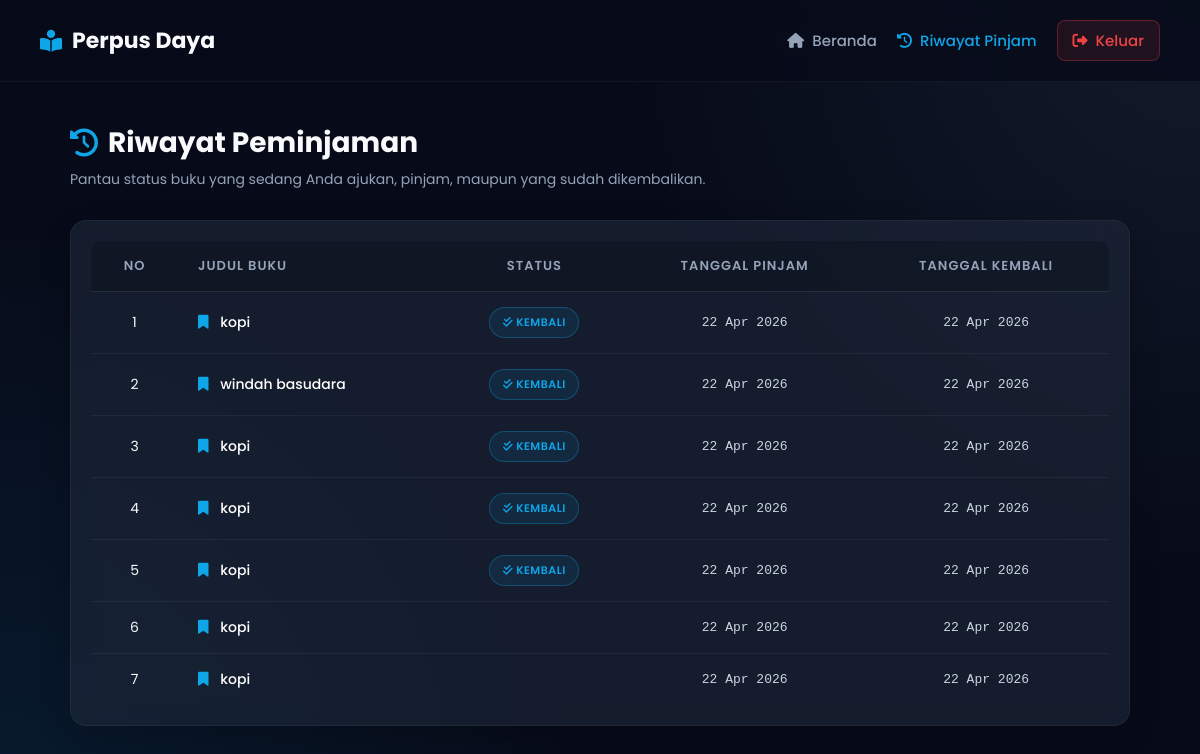
The page /user/riwayat.php (signed in) on the database its author committed.
### tables this page shows
CREATE TABLE `peminjaman` (
  `id` int(11) NOT NULL,
  `user_id` int(11) DEFAULT NULL,
  `buku_id` int(11) DEFAULT NULL,
  `tanggal_pinjam` datetime DEFAULT NULL,
  `tanggal_kembali` datetime DEFAULT NULL,
  `status` enum('menunggu','dipinjam','menunggu_kembali','kembali','ditolak') DEFAULT 'menunggu'
);

CREATE TABLE `buku` (
  `id` int(11) NOT NULL,
  `judul` varchar(255) DEFAULT NULL,
  `penulis` varchar(255) DEFAULT NULL,
  `stok` int(11) DEFAULT NULL,
  `gambar` varchar(255) DEFAULT NULL
);

### user/riwayat.php (the view, shortened to what this page needs)
<?php
include __DIR__."/../config/koneksi.php";
$user_id = $_SESSION['id'];
$data = mysqli_query($conn,"
SELECT peminjaman.*, buku.judul
FROM peminjaman
JOIN buku ON buku.id = peminjaman.buku_id
WHERE peminjaman.user_id='$user_id'
ORDER BY peminjaman.id DESC
");
?>
<!DOCTYPE html>
<html lang="id">
<head>
    <link rel="stylesheet" href="https://cdnjs.cloudflare.com/ajax/libs/font-awesome/6.4.0/css/all.min.css">
</head>
<body>
    <div class="navbar">
        <div class="brand">
            <i class="fa-solid fa-book-open-reader"></i> Perpus Daya
        </div>
        <div class="nav-links">
            <a href="dashboard.php"><i class="fa-solid fa-house"></i> Beranda</a>
            <a href="riwayat.php" class="active"><i class="fa-solid fa-clock-rotate-left"></i> Riwayat Pinjam</a>
            <a href="../logout.php" class="logout"><i class="fa-solid fa-right-from-bracket"></i> Keluar</a>
        </div>
    </div>
    <div class="container">
        <div class="page-header">
            <h2><i class="fa-solid fa-clock-rotate-left"></i> Riwayat Peminjaman</h2>
            <p>Pantau status buku yang sedang Anda ajukan, pinjam, maupun yang sudah dikembalikan.</p>
        </div>
        <div class="table-container">
            <table>
                <thead>
                    <tr>
                        <th>No</th>
                        <th>Judul Buku</th>
                        <th>Status</th>
                        <th>Tanggal Pinjam</th>
                        <th>Tanggal Kembali</th>
                    </tr>
                </thead>
                <tbody>
                    <?php
                    $no = 1;
                    while($d = mysqli_fetch_assoc($data)){
                    ?>
                    <tr>
                        <td><?= $no++; ?></td>
                        <td>
                            <i class="fa-solid fa-bookmark" style="color: var(--primary); margin-right: 8px;"></i>
                            <?= htmlspecialchars($d['judul']); ?>
                        </td>
                        <td>
                            <span class="badge <?= $d['status']; ?>">
                                <?php
                                    if($d['status'] == 'menunggu') echo '<i class="fa-solid fa-hourglass-half"></i> Menunggu';
                                    elseif($d['status'] == 'dipinjam') echo '<i class="fa-solid fa-book-open"></i> Dipinjam';
                                    elseif($d['status'] == 'kembali') echo '<i class="fa-solid fa-check-double"></i> Kembali';
                                    elseif($d['status'] == 'ditolak') echo '<i class="fa-solid fa-ban"></i> Ditolak';
                                    else echo $d['status'];
                                ?>
                            </span>
                        </td>
                        <td class="date-cell">
                            <?= $d['tanggal_pinjam'] ? date('d M Y', strtotime($d['tanggal_pinjam'])) : '-'; ?>
                        </td>
                        <td class="date-cell">
                            <?= $d['tanggal_kembali'] ? date('d M Y', strtotime($d['tanggal_kembali'])) : '-'; ?>
                        </td>
                    </tr>
                    <?php } ?>
                </tbody>
            </table>
        </div>
    </div>
</body>
</html>

### user/riwayat.php (style rules this page uses)
:root { --bg-dark: #070b19; --bg-card: rgba(30, 41, 59, 0.6); --primary: #0ea5e9; --primary-glow: rgba(14, 165, 233, 0.4); --text-main: #f8fafc; --text-muted: #94a3b8; --border-color: rgba(255, 255, 255, 0.05); --success: #22c55e; --danger: #ef4444; --warning: #f59e0b; }
* { margin: 0; padding: 0; box-sizing: border-box; font-family: 'Poppins', sans-serif; }
body { background: var(--bg-dark); background-image: radial-gradient(circle at top right, rgba(30, 41, 59, 0.5) 0%, transparent 40%), radial-gradient(circle at bottom left, rgba(14, 165, 233, 0.1) 0%, transparent 40%); color: var(--text-main); min-height: 100vh; }
.navbar { display: flex; justify-content: space-between; align-items: center; padding: 20px 40px; background: rgba(7, 11, 25, 0.8); backdrop-filter: blur(15px); -webkit-backdrop-filter: blur(15px); border-bottom: 1px solid var(--border-color); position: sticky; top: 0; z-index: 100; }
.brand { font-size: 22px; font-weight: 700; display: flex; align-items: center; gap: 10px; }
.brand i { color: var(--primary); }
.nav-links { display: flex; gap: 20px; align-items: center; }
.nav-links a { color: var(--text-muted); text-decoration: none; font-weight: 500; font-size: 15px; transition: 0.3s; display: flex; align-items: center; gap: 8px; }
.nav-links a:hover, .nav-links a.active { color: var(--primary); }
.logout { background: rgba(239, 68, 68, 0.1); color: var(--danger) !important; padding: 8px 15px; border-radius: 8px; border: 1px solid rgba(239, 68, 68, 0.3); }
.container { max-width: 1100px; margin: 40px auto; padding: 0 20px; }
.page-header { margin-bottom: 30px; }
.page-header h2 { font-size: 28px; font-weight: 700; display: flex; align-items: center; gap: 10px; margin-bottom: 5px; }
.page-header h2 i { color: var(--primary); }
.page-header p { color: var(--text-muted); font-size: 14px; }
.table-container { background: var(--bg-card); backdrop-filter: blur(10px); border: 1px solid var(--border-color); border-radius: 16px; padding: 20px; overflow-x: auto; box-shadow: 0 10px 30px rgba(0, 0, 0, 0.2); }
table { width: 100%; border-collapse: collapse; text-align: left; }
thead { background: rgba(0, 0, 0, 0.2); }
th { padding: 15px 20px; font-size: 13px; font-weight: 600; color: var(--text-muted); text-transform: uppercase; letter-spacing: 1px; border-bottom: 1px solid rgba(255, 255, 255, 0.1); text-align: center; }
th:nth-child(2) { text-align: left; }
th:first-child { border-top-left-radius: 10px; }
th:last-child { border-top-right-radius: 10px; }
td { padding: 15px 20px; font-size: 14px; color: var(--text-light); text-align: center; border-bottom: 1px solid rgba(255, 255, 255, 0.05); transition: 0.3s; }
td:nth-child(2) { text-align: left; font-weight: 500; color: white; }
tbody tr:last-child td { border-bottom: none; }
.badge { padding: 6px 12px; border-radius: 20px; font-size: 11px; font-weight: 600; text-transform: uppercase; letter-spacing: 0.5px; display: inline-block; text-align: center; min-width: 90px; }
.kembali { background: rgba(14, 165, 233, 0.1); color: var(--primary); border: 1px solid rgba(14, 165, 233, 0.3); }
.date-cell { font-family: monospace; font-size: 13px; color: #cbd5e1; }

### rows shown on the page
peminjaman: buku.judul "kopi", status "kembali" (drawn), tanggal_pinjam "22 Apr 2026", tanggal_kembali "22 Apr 2026"
peminjaman: buku.judul "windah basudara", status "kembali" (drawn), tanggal_pinjam "22 Apr 2026", tanggal_kembali "22 Apr 2026"
peminjaman: buku.judul "kopi", status "kembali" (drawn), tanggal_pinjam "22 Apr 2026", tanggal_kembali "22 Apr 2026"
peminjaman: buku.judul "kopi", status "kembali" (drawn), tanggal_pinjam "22 Apr 2026", tanggal_kembali "22 Apr 2026"
peminjaman: buku.judul "kopi", status "kembali" (drawn), tanggal_pinjam "22 Apr 2026", tanggal_kembali "22 Apr 2026"
peminjaman: buku.judul "kopi", tanggal_pinjam "22 Apr 2026", tanggal_kembali "22 Apr 2026"
peminjaman: buku.judul "kopi", tanggal_pinjam "22 Apr 2026", tanggal_kembali "22 Apr 2026"
